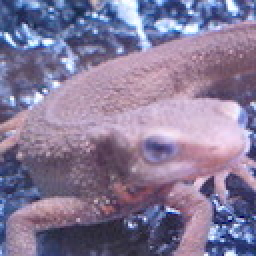
//> input picture imori.jpg, 128 x 128 px (shown 2 times larger)
$ ./answer_15   (built with g++ and OpenCV 4)
//> lines starting //> are read from the running program, lines starting //| are printed output that depends on the picture
//
// Created by YunShao on 2020/7/14.
//
#include <opencv2/core.hpp>
#include <opencv2/highgui.hpp>
#include <iostream>
#include <math.h>
using namespace cv;
// Sobel filter
Mat sobel_filter(cv::Mat img, int kernel_size, bool horizontal){
    int height = img.rows;
    int width = img.cols;
    int channel = img.channels();

    // prepare output
    cv::Mat out = cv::Mat::zeros(height, width, CV_8UC1);

    // prepare kernel
    double kernel[kernel_size][kernel_size] = {{1, 2, 1}, {0, 0, 0}, {-1, -2, -1}};

    if (horizontal){
        kernel[0][1] = 0;
        kernel[2][1] = 0;
        kernel[1][0] = 2;
        kernel[1][2] = -2;
    }

    int pad = floor(kernel_size / 2);

    double v = 0;

    // filtering
    for (int y = 0; y < height; y++){
        for (int x = 0; x < width; x++){
            v = 0;
            for (int dy = -pad; dy < pad + 1; dy++){
                for (int dx = -pad; dx < pad + 1; dx++){
                    if (((y + dy) >= 0) && (( x + dx) >= 0) && ((y + dy) < height) && ((x + dx) < width)){
                        v += img.at<uchar>(y + dy, x + dx) * kernel[dy + pad][dx + pad];
                    }
                }
            }
            v = fmax(v, 0);
            v = fmin(v, 255);
            out.at<uchar>(y, x) = (uchar)v;
        }
    }
    return out;
}

int main(int argc, const char* argv[]){
    // read image
    cv::Mat gray = cv::imread("../imori.jpg", cv::IMREAD_GRAYSCALE);
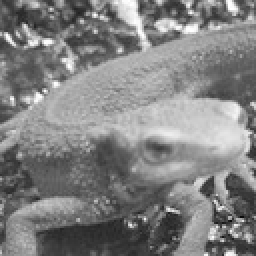
//> gray: 128 rows x 128 cols, CV_8UC1 (shown 2 times larger); min 8, max 255, mean 129.1


    // sobel filter (vertical)
    cv::Mat out_v = sobel_filter(gray, 3, false);
//> the loop in sobel_filter, `for (int y = 0; y < height; y++)` made 128 passes
//> v on passes 1 to 12: 0, 0, 29, 139, 17, 0, 0, 0, 0, 0, 0, 137
//> after the loop in sobel_filter, `for (int y = 0; y < height; y++)`:
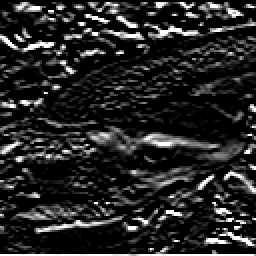
//> out: 128 rows x 128 cols, CV_8UC1 (shown 2 times larger); min 0, max 255, mean 38.3
//> after the loop in sobel_filter, `for (int y = 0; y < height; y++)`: v = 173

    // sobel filter (horizontal)
    cv::Mat out_h = sobel_filter(gray, 3, true);
//> call 2 of sobel_filter, with kernel_size = 3, horizontal = true
//> the loop in sobel_filter (call 2), `for (int y = 0; y < height; y++)` made 128 passes
//> v on passes 1 to 12: 39, 183, 255, 255, 217, 203, 244, 255, 255, 255, 255, 255
//> after the loop in sobel_filter (call 2), `for (int y = 0; y < height; y++)`:
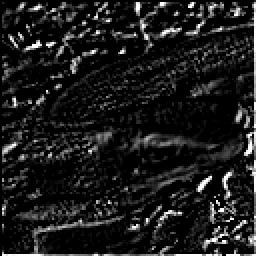
//> out: 128 rows x 128 cols, CV_8UC1 (shown 2 times larger); min 0, max 255, mean 28
//> after the loop in sobel_filter (call 2), `for (int y = 0; y < height; y++)`: v = 251

    //cv::imwrite("out.jpg", out);
    cv::imwrite("answer_15_vertical.jpg", out_v);
    cv::imwrite("answer_15_horizontal.jpg", out_h);

    return 0;
}

$ run again, with thorino.jpg copied over imori.jpg
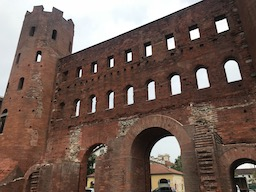
//> input picture thorino.jpg, 256 x 192 px
//> the loop in sobel_filter, `for (int y = 0; y < height; y++)` made 192 passes
//> v on passes 1 to 3: 0, 21, 0
//> after the loop in sobel_filter, `for (int y = 0; y < height; y++)`:
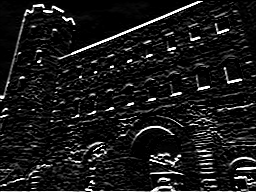
//> out: 192 rows x 256 cols, CV_8UC1; min 0, max 255, mean 25.2
//> after the loop in sobel_filter, `for (int y = 0; y < height; y++)`: v = 222
//> the loop in sobel_filter (call 2), `for (int y = 0; y < height; y++)` made 192 passes
//> v on passes 1 to 3: 64, 119, 107
//> after the loop in sobel_filter (call 2), `for (int y = 0; y < height; y++)`:
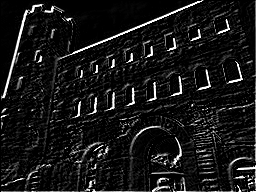
//> out: 192 rows x 256 cols, CV_8UC1; min 0, max 255, mean 23.2
//> after the loop in sobel_filter (call 2), `for (int y = 0; y < height; y++)`: v = 255
